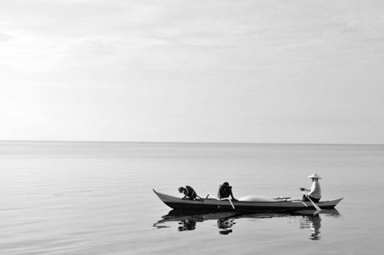
#> input picture Images/Boat.jpeg, 384 x 255 px
$ jupyter execute Lab10.ipynb
#> lines starting #> are read from the running program, lines starting #| are printed output that depends on the picture; after the words box and inside, x2 and y2 are one past the last pixel; in counts of white or black regions, pixels touching at a corner belong together
### utils.py
import numpy as np
import matplotlib.pyplot as plt

def compute_histogram(img):
    hist = np.zeros(256, dtype=int)
    rows, cols = img.shape
    for i in range(rows):
        for j in range(cols):
            intensity = img[i, j]
            hist[intensity] += 1
    return hist/(rows*cols)


# [32 lines left out: functions histogram_equalization, apply_filter, not called in this run]

def print_image(image, note=''):
    plt.imshow(image, cmap='gray')
    plt.title(f'Image {note} : {image.shape}')
    plt.axis('off')
    plt.show()

### Lab10.ipynb
### Otsu's Method of global Thresholding

[cell 1]
import cv2
import numpy as np
from utils import print_image, compute_histogram
import matplotlib.pyplot as plt

[cell 2]
img = cv2.imread('Images/Boat.jpeg', cv2.IMREAD_GRAYSCALE)
#> img is the input picture: shape (255, 384); min 0, max 255, mean 208.4
print_image(img, 'Original')

[cell 3]
MN = img.shape[0] * img.shape[1]
#> MN = 97920
histogram = np.array(compute_histogram(img))
#> after the loop in compute_histogram, `for i in range(rows):`: hist = 256 values, max 2345 at index 211, min 7 at index 141, mean 382.5
#> histogram = 256 values, max 0.0239 at index 211, min 7.15e-05 at index 141, mean 0.00391
MN
#> Out = 97920

[cell 4]
plt.bar(range(256), histogram)
plt.title('Histogram of the Image')
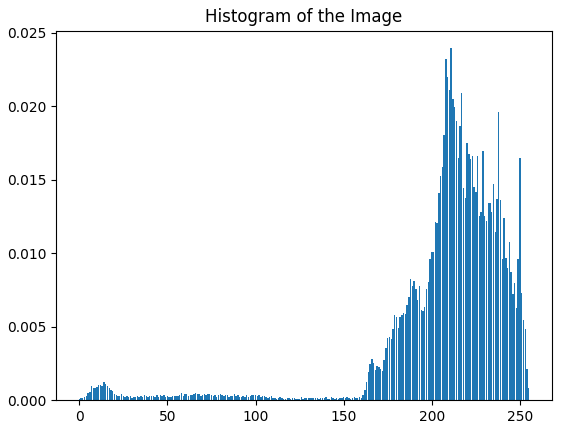
#> figure drawn by matplotlib, 1 panel; tallest bar 0.0239 high, from x = 210.6 to 211.4

[cell 5]
MG = mG = sum(i * histogram[i] for i in range(256))
#> MG = 208.4; mG = 208.4
print(f'Mean Gray Level (MG): {MG:.2f}')
#| Mean Gray Level (MG): 208.39

[cell 6]
## Finding max k for global threshold
def otsu_threshold(histogram, total_pixels):
#> called with histogram = array of shape (256,), total_pixels = 97920
    max_sigma_b = -1.0
    threshold = 0


    p1 = 0.0
    mk = 0.0

    for k in range(256):

        p1 += histogram[k] / total_pixels
        mk += (k * histogram[k]) / total_pixels


        num = (mG * p1 - mk) ** 2
        den = p1 * (1 - p1) + 2.5 * 1e-8
        sigma_b_2 = num / den

        if sigma_b_2 >= max_sigma_b:
            max_sigma_b = sigma_b_2
            threshold = k
#> this loop made 256 passes
#> (p1, mk, num, den, sigma_b_2, max_sigma_b) on passes 5 to 15: (9.39e-09, 2.38e-08, 3.73e-12, 3.44e-08, 0.000109, 0.000109), (1.47e-08, 5.04e-08, 9.09e-12, 3.97e-08, 0.000229, 0.000229), (2.04e-08, 8.48e-08, 1.74e-11, 4.54e-08, 0.000384, 0.000384), (3e-08, 1.52e-07, 3.73e-11, 5.5e-08, 0.000678, 0.000678), (3.84e-08, 2.19e-07, 6.05e-11, 6.34e-08, 0.000955, 0.000955), (4.69e-08, 2.96e-07, 9e-11, 7.19e-08, 0.00125, 0.00125), (5.61e-08, 3.87e-07, 1.28e-10, 8.11e-08, 0.00158, 0.00158), (6.65e-08, 5.02e-07, 1.79e-10, 9.15e-08, 0.00195, 0.00195), (7.74e-08, 6.32e-07, 2.4e-10, 1.02e-07, 0.00234, 0.00234), (8.7e-08, 7.57e-07, 3.02e-10, 1.12e-07, 0.00269, 0.00269), (9.94e-08, 9.31e-07, 3.91e-10, 1.24e-07, 0.00315, 0.00315)
#> (p1, mk, num, den, max_sigma_b) on passes 1 to 4: (1.04e-09, 0, 4.72e-14, 2.6e-08, 1.81e-06), (2.29e-09, 1.25e-09, 2.27e-13, 2.73e-08, 8.33e-06), (3.96e-09, 4.59e-09, 6.75e-13, 2.9e-08, 2.33e-05), (6.47e-09, 1.21e-08, 1.78e-12, 3.15e-08, 5.67e-05)
#> after the loop, max_sigma_b = 0.0105; mk = 0.00213; p1 = 1.02e-05; threshold = 134

    return threshold

[cell 7]
k = otsu_threshold(histogram, MN)
#> k = 134
k
#> Out = 134

[cell 8]
new_img = np.zeros_like(img)
for i in range(img.shape[0]):
    for j in range(img.shape[1]):
        if img[i, j] > k:
            new_img[i, j] = 255
        else:
            new_img[i, j] = 0
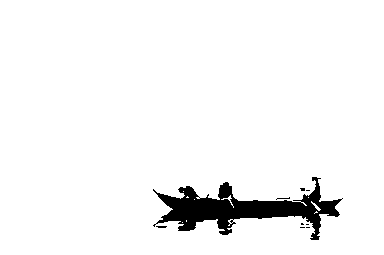
#> new_img: shape (255, 384); 95.6% white; 9 black regions (8 under 20 px), largest, box (x1, y1, x2, y2) and area: (153, 177, 343, 240) 4288

[cell 9]
print_image(new_img, 'Global Thresholding')

[cell 10]
fig, ax = plt.subplots(2, 2, figsize=(12, 6))

# Original Image
ax[0, 0].imshow(img, cmap='gray')
ax[0, 0].set_title('Original Image')
ax[0, 0].axis('off')

# Histogram
ax[0, 1].bar(range(256), histogram)
ax[0, 1].set_title('Histogram of the Image')
ax[0, 1].set_xlabel('Pixel Intensity')

# Thresholded Image
ax[1, 0].imshow(new_img, cmap='gray')
ax[1, 0].set_title('Global Thresholding')
ax[1, 0].axis('off')

# Histogram with Threshold
ax[1, 1].bar(range(256), histogram)
ax[1, 1].axvline(x=k, color='red', linestyle='--', label=f'Threshold (k={k})')
ax[1, 1].set_title('Histogram with Otsu Threshold')
ax[1, 1].set_xlabel('Pixel Intensity')

plt.tight_layout()
plt.title(f"Value of k: {k}")
plt.show()
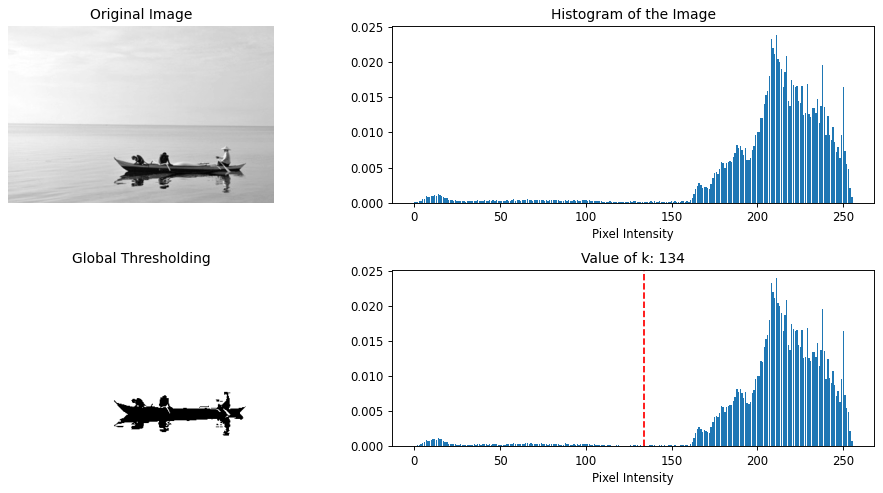
#> figure drawn by matplotlib, 4 panels; panel 2: tallest bar 0.0239 high, from x = 210.6 to 211.4; panel 4: tallest bar 0.0239 high, from x = 210.6 to 211.4
